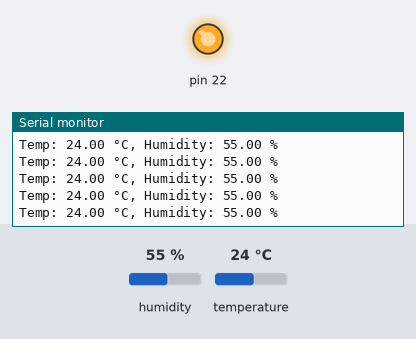
Bench run of a program on a simulated Arduino Uno, built with avr-gcc and run on an emulated ATmega328P. Parts: output pins drawn as LEDs (lit = HIGH), the last lines printed to the serial monitor. Wiring (inferred from the names in the program): SHT3x sensor at I2C address 0x44. The test bench sets the inputs (shaded band); at power-on: temperature 24 °C, humidity 55 %.

Above: at 1.2 s.
1.3 s: temperature set to 0 °C
At 1.8 s:
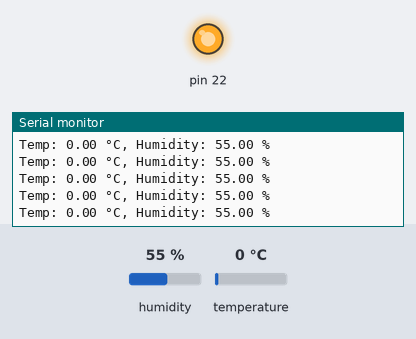
4.3 s: temperature set to 12 °C
At 4.8 s:
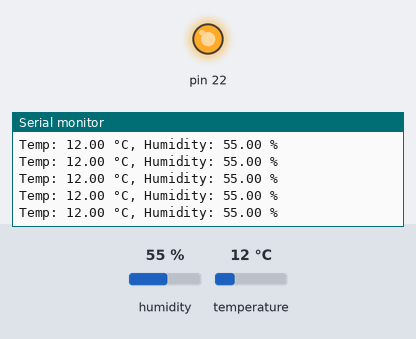
Timing chart, 0 to 7.3 s (numbered marks = the images above; inputs shaded):
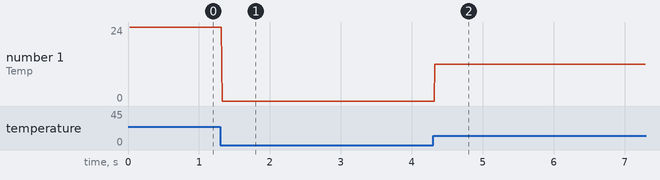

The program:

main.cpp
```cpp
#include <Arduino.h>
#include <SPI.h>
#include <Wire.h>

#include "../include/sht30.h"
#include "../include/init.h"
#include "../include/sd_module.h"

// Log file info
#define STATUS_FILE_NAME "status.ndjson"
#define LOG_FILE_NAME "log.ndjson"
File log_file;
File status_file;

#define LOG_BUFFER_SIZE 5
#define MAX_LOG_STRING_VALUE_LENGTH 64
#define MAX_LOG_NAME_LENGTH 10


// PINS
/*
MCU_RST     PC6     BY DEFAULT

SD_CMD      PB3
SD_DAT      PB4
SD_CLK      PB5

MCU_RX      PD0
MCU_TX      PD1
MCU_CD      PD2
MCU_WP      PD3

SENSOR_SCL  PC5
SENSOR_SDA  PC4
SENSOR_RST  PB7

*/

void setup() {
    pin_init();
    // sd_init();
    sensor_init();

    send_sht30_measure_command(SHT30_SS_HR);
    delay(SHT30_SS_HR.delay);
}

void loop() {
    Sensor_data data = get_sht30_meas(SHT30_SS_HR);
    log_sht30_data_to_serial(data);
}
```

init.h
```cpp
#include <Wire.h>
#include <SD.h>


void pin_init();
void sensor_init();
void sd_init();
```

sd_module.h
```cpp
#include <SD.h>
```

shared.h
```cpp
#define SERIAL_SPEED 115200
```

sht30.h
```cpp
#include <stdint.h>

#include "shared.h"

#define SHT30_ADDRESS 0x44
#define SHT30_SS_HR_MSB 0x2C
#define SHT30_SS_HR_LSB 0x06
#define SHT30_SS_HR_DELAY_MS 15
#define SHT30_MEAS_BYTE_COUNT 6
#define SHT30_SS_HR_MEAS_DELAY_MS 15

unsigned long last_sht30_measurement_ms = 0;

typedef struct {
    uint8_t msb;
    uint8_t lsb;
    uint8_t addr;
    uint8_t delay;
} Sht30_command;

typedef struct {
    uint16_t temp_val;
    uint8_t temp_crc;
    uint16_t humidity_val;
    uint8_t humidity_crc;
} Raw_sensor_data;


typedef struct {
    float temp;
    float humidity;
} Sensor_data;

// SHT30 command for Single-shot, High repeatability (High accuracy)
constexpr Sht30_command SHT30_SS_HR = {
    SHT30_SS_HR_MSB,
    SHT30_SS_HR_LSB,
    SHT30_ADDRESS,
    SHT30_SS_HR_DELAY_MS
};

uint8_t calculate_crc(const uint16_t &value);
bool valid_crc(const uint16_t &value, const uint8_t &crc);
Raw_sensor_data read_raw_from_sht30(const uint8_t &address);
Sensor_data convert_raw_sht30_data(const Raw_sensor_data &raw);
Sensor_data get_sht30_meas(const Sht30_command &command);
void send_sht30_measure_command(const Sht30_command &command);
void log_sht30_data_to_serial(const Sensor_data &data);
void reset_sht30();
```

init.cpp
```cpp
#include "../include/init.h"

void pin_init() {
    // Sensor reset pin init to high
    DDRB |= 1 << PB6;
    PORTB |= 1 << PB6;
    // SD PINS
}

void sensor_init() {
    Wire.begin();
}

void sd_init() {
    SD.begin();
}
```

sd_module.cpp
```cpp
#include "../include/sd_module.h"
```

sht30.cpp
```cpp
#include <Wire.h>

#include "../include/sht30.h"
#include "../include/shared.h"

uint8_t calculate_crc(const uint16_t &value) {
    uint8_t crc = 0xFF;

    uint8_t bytes[2];
    bytes[0] = (value >> 8) & 0xFF;  // MSB
    bytes[1] = value & 0xFF;         // LSB

    for (int i = 0; i < 2; i++) {
        crc ^= bytes[i];
        for (int b = 0; b < 8; b++) {
            if (crc & 0x80)
                crc = (crc << 1) ^ 0x31;
            else
                crc <<= 1;
        }
    }
    return crc;
}

bool valid_crc(const uint16_t &value, const uint8_t &crc) {
    return calculate_crc(value) == crc;
}

Raw_sensor_data read_raw_from_sht30(const uint8_t &address) {
    Wire.requestFrom(address, SHT30_MEAS_BYTE_COUNT);
    Raw_sensor_data raw_data;
    if (Wire.available() == SHT30_MEAS_BYTE_COUNT) {
        raw_data.temp_val = (Wire.read() << 8) | Wire.read();
        raw_data.temp_crc = Wire.read();
        raw_data.humidity_val = (Wire.read() << 8) | Wire.read();
        raw_data.humidity_crc = Wire.read();
    }
    return raw_data;
}

Sensor_data convert_raw_sht30_data(const Raw_sensor_data &raw) {
    Sensor_data data;
    data.temp = -45 + 175.0 * (float)raw.temp_val / 65535.0;
    data.humidity = 100.0 * (float)raw.humidity_val / 65535.0;
    return data;
}

Sensor_data get_sht30_meas(const Sht30_command &command) {
    while (millis() - last_sht30_measurement_ms < command.delay) { delay(1); }
    Raw_sensor_data raw;
    for (;;) {
        raw = read_raw_from_sht30(command.addr);
        if (
            valid_crc(raw.humidity_val, raw.humidity_crc) &&
            valid_crc(raw.temp_val, raw.temp_crc)
        ) { break; }
        send_sht30_measure_command(command);
    }
    return convert_raw_sht30_data(raw);
}

void send_sht30_measure_command(const Sht30_command &command) {
    Wire.beginTransmission(command.addr);
    Wire.write(command.msb);
    Wire.write(command.lsb);
    Wire.endTransmission();
    last_sht30_measurement_ms = millis();
}

void log_sht30_data_to_serial(const Sensor_data &data) {
    if (~Serial) {
        Serial.begin(SERIAL_SPEED);
        delay(10);
    }
    Serial.print("Temp: ");
    Serial.print(data.temp);
    Serial.print(" °C, Humidity: ");
    Serial.print(data.humidity);
    Serial.println(" %");
}

void reset_sht30() {
    PORTB &= ~(1 << PB6);
    delay(1);
    PORTB |= 1 << PB6;
}
```

Measured:
- after the input at 1.3 s, the serial monitor: prints a new line at once (image 1)
- after the input at 4.3 s, the serial monitor: prints a new line at once (image 2)
- plotted number 1: 24 → 0 after the input at 1.3 s, 0 → 12 after the input at 4.3 s
